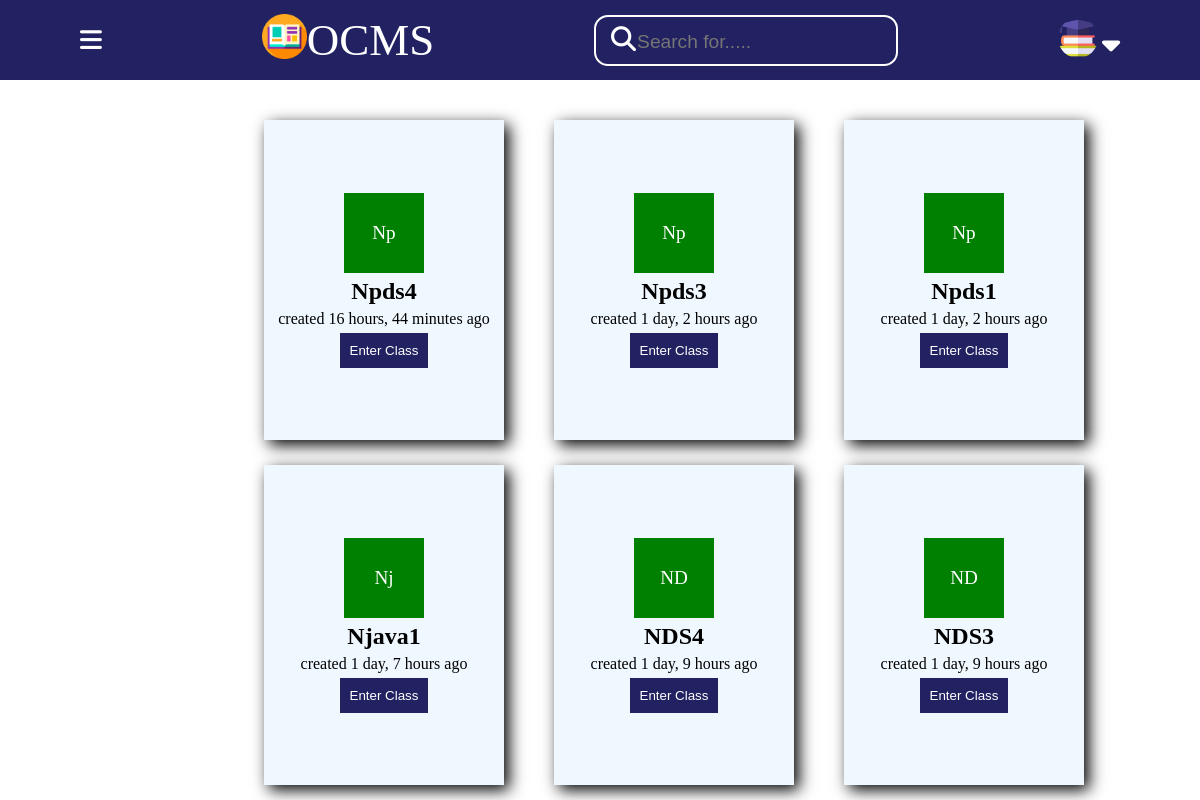
The app's page /teacher_room/ (signed in), older data.
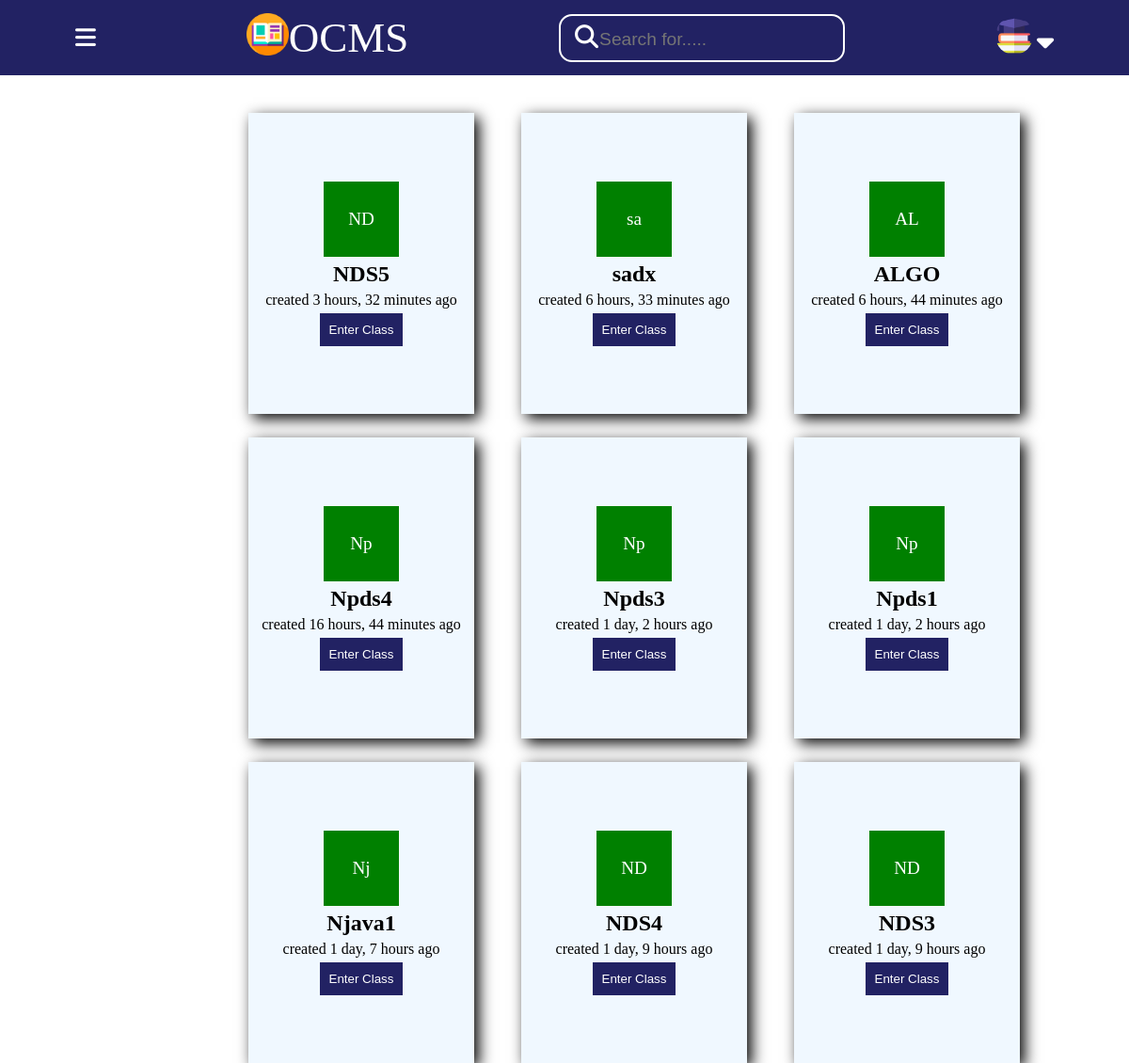
The same page, newer data.
### base/models.py (models this page shows, shortened)
class Room(models.Model):
    course_id=models.CharField(max_length=100)
    teacher=models.CharField(max_length=100)
    name = models.CharField(max_length=200) #set it to host.subject_name during declaration by default
    description = models.TextField(null=True, blank=True)
    avatar = models.ImageField(null=True, default="avatar.svg")
    room_code=models.CharField(max_length=100)
    updated = models.DateTimeField(auto_now=True)
    created = models.DateTimeField(auto_now_add=True)
    class Meta:
        ordering = ['-updated', '-created']

### base/views.py (the view)
# urls.py: path("teacher_room/",views.teacher_room,name="teacher-room"),
@login_required(login_url='check')
def teacher_room(request):
    Teacher_User=get_object_or_404(Teacher, user=request.user)
    rooms=Teacher_User.rooms.all
    context={'rooms':rooms}
    return render(request,'base/teacher_room.html',context)

### base/templates/base/teacher_room.html (shortened to what this page needs)
{% load static %}
<!DOCTYPE html>
<html lang="en">
<head>
    <link rel="stylesheet" href="{% static 'styles/join_room.css' %}">
</head>
<body>
    <div class="nav">
        <i id="dropdown" class=" dropdown fa-solid fa-bars"></i>
     <div class="logo"><img src="{% static 'images/1414305.png' %}" class="img">
        <p style="font-size: 45px;">OCMS</p></div>
        <div class="search">
        <i class=" icon fa-solid fa-magnifying-glass"></i>
        <input type="text" placeholder="Search for.....">
        </div>
        <div class="profile">
            <img src="{% static 'images/4430487.png' %}" class="pic">
            <i class="dropdowm-icon fa-solid fa-caret-down"></i>
        </div>
    </div>
<div class="wrapper2">
    <div id="classinfo" class="classinfo">
        {% for room in rooms %}
        <div class="card card1">
        <div class="classicon">
            {{ room.name|slice:":2" }}
        </div>
          <h2>{{room.name}}</h2>
          <p>created {{room.created | timesince}} ago</p>
         <button  type="submit"><a href="{% url 'troom' room.id %}">Enter Class</a></button>
        </div>
        {% endfor %}
</div>
</div>
</body>
</html>

Row changes from the older to the newer data that the page shows:
added Room: name "ND", name "NDS5", created "3 hours, 32 minutes"
added Room: name "sa", name "sadx", created "6 hours, 33 minutes"
added Room: name "AL", name "ALGO", created "6 hours, 44 minutes"
